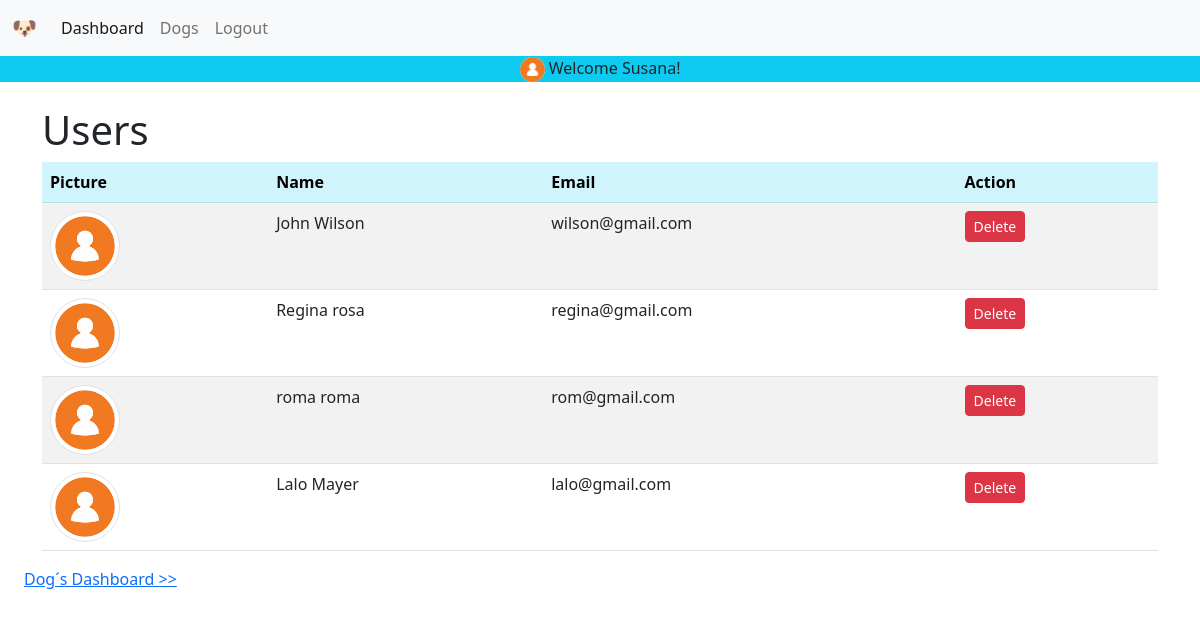
/dashboard.php (signed in), run on the app's committed database.
### tables this page shows
CREATE TABLE `users` (
  `id` int(11) NOT NULL,
  `first_name` varchar(255) NOT NULL,
  `last_name` varchar(255) NOT NULL,
  `password` varchar(255) NOT NULL,
  `email` varchar(255) NOT NULL,
  `picture` varchar(255) DEFAULT NULL,
  `status` varchar(4) NOT NULL DEFAULT 'user'
);

### dashboard.php (the view, shortened to what this page needs)
<?php
require_once 'components/db_connect.php';
$status = 'adm';
$sql = "SELECT * FROM users WHERE status != '$status'";
$result = mysqli_query($connect, $sql);
$res = mysqli_query($connect, "SELECT * FROM users WHERE status ='$status'");
$user = mysqli_fetch_array($res, MYSQLI_ASSOC);
$tbody = '';
if (mysqli_num_rows($result) > 0) {
    while ($row = $result->fetch_array(MYSQLI_ASSOC)) {
        $tbody .= "<tr>
            <td><img class='img-thumbnail rounded-circle img-fluid' width= 70px src='pictures/" . $row['picture'] . "' alt=" . $row['first_name'] . "></td>
            <td>" . $row['first_name'] . " " . $row['last_name'] . "</td>
            <td>" . $row['email'] . "</td>
            <td>
            <a href='delete.php?id=" . $row['id'] . "'><button class='btn btn-danger btn-sm' type='button'>Delete</button></a></td>
         </tr>";
    }
} else {
    $tbody = "<tr><td colspan='5'><center>No Data Available </center></td></tr>";
}?>
<!DOCTYPE html>
<html lang="en">
<head>
      <?php require_once 'components/boot.php' ?>
</head>
<body>
     <nav class="navbar navbar-expand-lg bg-light">
  <div class="container-fluid">
    <a class="navbar-brand" href="#">🐶</a>
    <div class="collapse navbar-collapse" id="navbarNav">
      <ul class="navbar-nav">
        <li class="nav-item">
          <a class="nav-link active" aria-current="page" href="dashboard.php">Dashboard</a>
        </li>
        <li class="nav-item">
          <a class="nav-link" href="dogs/dogs.php">Dogs</a>
        </li>
        <li class="nav-item">
          <a class="nav-link" href="./logout.php?logout">Logout</a>
        </li>
      </ul>
    </div>
    </nav>
      <div class="bg-info text-center">
<img class="rounded-circle"src="pictures/<?=$user["picture"]?>" width="25px"alt=""> Welcome <?=$user["first_name"]?>!
</div>
    <div class="container mt-4">
    <h1>Users</h1>
                <table class='table table-striped'>
                    <thead class='table-info'>
                        <tr>
                            <th>Picture</th>
                            <th>Name</th>
                            <th>Email</th>
                            <th>Action</th>
                        </tr>
                    </thead>
                    <tbody>
                        <?= $tbody ?>
                    </tbody>
                </table>
</div>
<a href="dogs/dogs.php" class="m-4">Dog´s Dashboard >></a>
</body>
</html>

### data on the page
users: picture (placeholder picture), first_name "Susana"
users: picture (placeholder picture), first_name "John", last_name "Wilson", email "wilson@gmail.com"
users: picture (placeholder picture), first_name "Regina", last_name "rosa", email "regina@gmail.com"
users: picture (placeholder picture), first_name "roma", last_name "roma", email "rom@gmail.com"
users: picture (placeholder picture), first_name "Lalo", last_name "Mayer", email "lalo@gmail.com"
